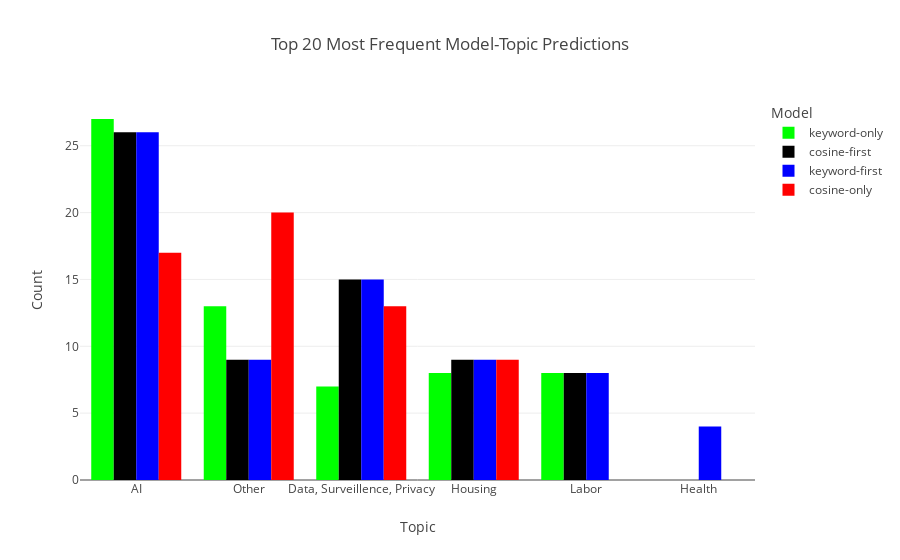

Notebook code cell kept with this figure:
### Code cell
# Sort and get top predictions
top_predictions = count_df.sort_values('Count', ascending=False).head(20)

# Create bar chart
fig = px.bar(top_predictions,
             x='Topic',
             y='Count',
             barmode='group',
             color='Model',
             color_discrete_map=color_discrete_map,
             title='Top 20 Most Frequent Model-Topic Predictions')
fig.update_layout(xaxis={'categoryorder': 'total descending'})
fig.show()

### Figure 1 — Plotly figure (JSON) as saved in the notebook; plotly's stock layout.template omitted (floating-point values rounded to 4 significant figures)
{"data": [{"alignmentgroup": "True", "hovertemplate": "Model=keyword-only<br>Topic=%{x}<br>Count=%{y}<extra></extra>", "legendgroup": "keyword-only", "marker": {"color": "rgb(0,255,0)", "pattern": {"shape": ""}}, "name": "keyword-only", "offsetgroup": "keyword-only", "orientation": "v", "showlegend": true, "textposition": "auto", "type": "bar", "x": ["AI", "Other", "Labor", "Housing", "Data, Surveillence, Privacy"], "xaxis": "x", "y": [27, 13, 8, 8, 7], "yaxis": "y"}, {"alignmentgroup": "True", "hovertemplate": "Model=cosine-first<br>Topic=%{x}<br>Count=%{y}<extra></extra>", "legendgroup": "cosine-first", "marker": {"color": "rgb(0,0,0)", "pattern": {"shape": ""}}, "name": "cosine-first", "offsetgroup": "cosine-first", "orientation": "v", "showlegend": true, "textposition": "auto", "type": "bar", "x": ["AI", "Data, Surveillence, Privacy", "Other", "Housing", "Labor"], "xaxis": "x", "y": [26, 15, 9, 9, 8], "yaxis": "y"}, {"alignmentgroup": "True", "hovertemplate": "Model=keyword-first<br>Topic=%{x}<br>Count=%{y}<extra></extra>", "legendgroup": "keyword-first", "marker": {"color": "rgb(0,0,255)", "pattern": {"shape": ""}}, "name": "keyword-first", "offsetgroup": "keyword-first", "orientation": "v", "showlegend": true, "textposition": "auto", "type": "bar", "x": ["AI", "Data, Surveillence, Privacy", "Other", "Housing", "Labor", "Health"], "xaxis": "x", "y": [26, 15, 9, 9, 8, 4], "yaxis": "y"}, {"alignmentgroup": "True", "hovertemplate": "Model=cosine-only<br>Topic=%{x}<br>Count=%{y}<extra></extra>", "legendgroup": "cosine-only", "marker": {"color": "rgb(255,0,0)", "pattern": {"shape": ""}}, "name": "cosine-only", "offsetgroup": "cosine-only", "orientation": "v", "showlegend": true, "textposition": "auto", "type": "bar", "x": ["Other", "AI", "Data, Surveillence, Privacy", "Housing"], "xaxis": "x", "y": [20, 17, 13, 9], "yaxis": "y"}], "layout": {"barmode": "group", "legend": {"title": {"text": "Model"}, "tracegroupgap": 0}, "title": {"text": "Top 20 Most Frequent Model-Topic Predictions"}, "xaxis": {"anchor": "y", "categoryorder": "total descending", "domain": [0, 1], "title": {"text": "Topic"}}, "yaxis": {"anchor": "x", "domain": [0, 1], "title": {"text": "Count"}}}}
